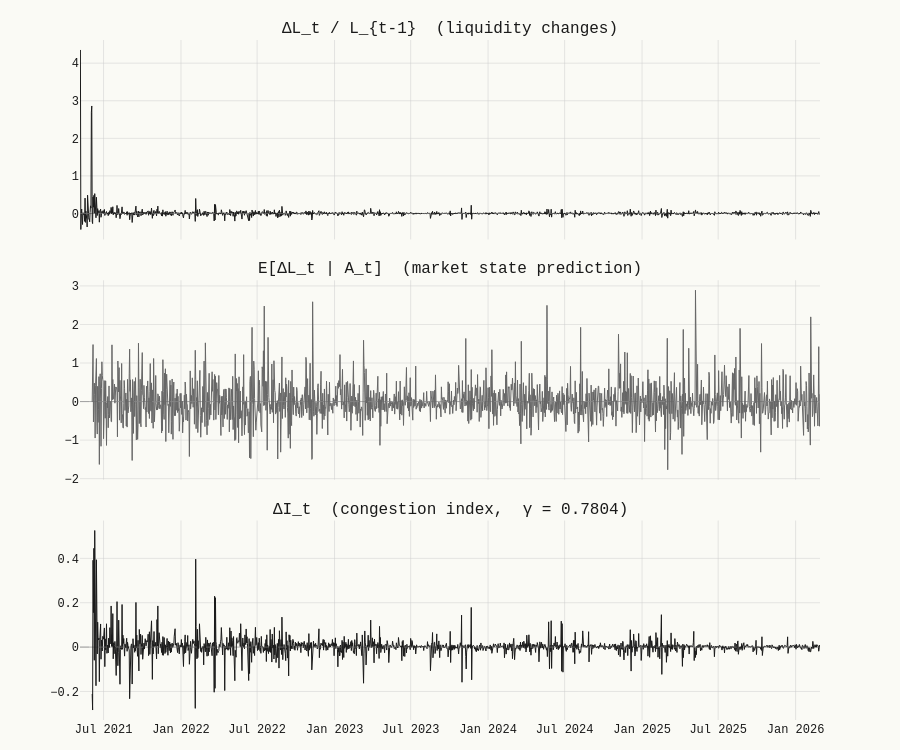

Notebook cell for this chart:
### Code cell
# ── Stage 1: Time series panels ────────────────────────────────
# Compute market state prediction for plotting
mask = np.isfinite(endog) & exog.apply(np.isfinite).all(axis=1)
market_state = pd.Series(np.nan, index=endog.index)
clean_idx = endog[mask].index
fitted = result(ls).fittedvalues
if len(fitted) == len(clean_idx):
    market_state.loc[clean_idx] = fitted.values

fig = make_subplots(
    rows=3, cols=1, shared_xaxes=True, vertical_spacing=0.06,
    subplot_titles=(
        "ΔL_t / L_{t-1}  (liquidity changes)",
        "E[ΔL_t | A_t]  (market state prediction)",
        f"ΔI_t  (congestion index,  γ = {rho(ls):.4f})"
    )
)

fig.add_trace(go.Scatter(
    x=endog.index, y=endog.values, mode="lines",
    line=dict(color="#1a1a1a", width=1), showlegend=False
), row=1, col=1)
fig.add_hline(y=0, line_dash="dash", line_color="#999999", line_width=0.5, row=1, col=1)

fig.add_trace(go.Scatter(
    x=market_state.index, y=market_state.values, mode="lines",
    line=dict(color="#666666", width=1), showlegend=False
), row=2, col=1)
fig.add_hline(y=0, line_dash="dash", line_color="#999999", line_width=0.5, row=2, col=1)

fig.add_trace(go.Scatter(
    x=state(ls).index, y=state(ls).values, mode="lines",
    line=dict(color="#1a1a1a", width=1), showlegend=False
), row=3, col=1)
fig.add_hline(y=0, line_dash="dash", line_color="#999999", line_width=0.5, row=3, col=1)

fig.update_layout(height=750, margin=dict(t=40, b=30))
fig.show()

### Figure 1 — Plotly figure (JSON) as saved in the notebook; plotly's stock layout.template omitted (floating-point values rounded to 4 significant figures; data arrays with more than 128 entries replaced by an {"elided": "..."} marker saying what was removed)
{"data": [{"line": {"color": "#1a1a1a", "width": 1}, "mode": "lines", "showlegend": false, "type": "scatter", "x": {"elided": "1760 str values"}, "xaxis": "x", "y": {"elided": "1760 float values"}, "yaxis": "y"}, {"line": {"color": "#666666", "width": 1}, "mode": "lines", "showlegend": false, "type": "scatter", "x": {"elided": "1760 str values"}, "xaxis": "x2", "y": {"elided": "1760 float values"}, "yaxis": "y2"}, {"line": {"color": "#1a1a1a", "width": 1}, "mode": "lines", "showlegend": false, "type": "scatter", "x": {"elided": "1731 str values"}, "xaxis": "x3", "y": {"elided": "1731 float values"}, "yaxis": "y3"}], "layout": {"annotations": [{"font": {"size": 16}, "showarrow": false, "text": "ΔL_t / L_{t-1}  (liquidity changes)", "x": 0.5, "xanchor": "center", "xref": "paper", "y": 1, "yanchor": "bottom", "yref": "paper"}, {"font": {"size": 16}, "showarrow": false, "text": "E[ΔL_t | A_t]  (market state prediction)", "x": 0.5, "xanchor": "center", "xref": "paper", "y": 0.6467, "yanchor": "bottom", "yref": "paper"}, {"font": {"size": 16}, "showarrow": false, "text": "ΔI_t  (congestion index,  γ = 0.7804)", "x": 0.5, "xanchor": "center", "xref": "paper", "y": 0.2933, "yanchor": "bottom", "yref": "paper"}], "height": 750, "margin": {"b": 30, "t": 40}, "shapes": [{"line": {"color": "#999999", "dash": "dash", "width": 0.5}, "type": "line", "x0": 0, "x1": 1, "xref": "x domain", "y0": 0, "y1": 0, "yref": "y"}, {"line": {"color": "#999999", "dash": "dash", "width": 0.5}, "type": "line", "x0": 0, "x1": 1, "xref": "x2 domain", "y0": 0, "y1": 0, "yref": "y2"}, {"line": {"color": "#999999", "dash": "dash", "width": 0.5}, "type": "line", "x0": 0, "x1": 1, "xref": "x3 domain", "y0": 0, "y1": 0, "yref": "y3"}], "xaxis": {"anchor": "y", "domain": [0, 1], "matches": "x3", "showticklabels": false}, "xaxis2": {"anchor": "y2", "domain": [0, 1], "matches": "x3", "showticklabels": false}, "xaxis3": {"anchor": "y3", "domain": [0, 1]}, "yaxis": {"anchor": "x", "domain": [0.7067, 1]}, "yaxis2": {"anchor": "x2", "domain": [0.3533, 0.6467]}, "yaxis3": {"anchor": "x3", "domain": [0, 0.2933]}}}
